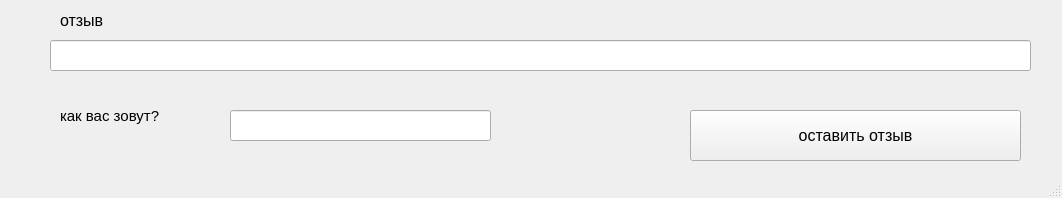
<?xml version="1.0" encoding="UTF-8"?>
<ui version="4.0">
 <class>MainWindow</class>
 <widget class="QMainWindow" name="MainWindow">
  <property name="geometry">
   <rect>
    <x>0</x>
    <y>0</y>
    <width>1062</width>
    <height>198</height>
   </rect>
  </property>
  <property name="windowTitle">
   <string>Отзыв</string>
  </property>
  <widget class="QWidget" name="centralwidget">
   <widget class="QPushButton" name="feedbackbutton">
    <property name="geometry">
     <rect>
      <x>690</x>
      <y>110</y>
      <width>331</width>
      <height>51</height>
     </rect>
    </property>
    <property name="font">
     <font>
      <pointsize>12</pointsize>
     </font>
    </property>
    <property name="text">
     <string>оставить отзыв</string>
    </property>
   </widget>
   <widget class="QLineEdit" name="linefeedback">
    <property name="geometry">
     <rect>
      <x>50</x>
      <y>40</y>
      <width>981</width>
      <height>31</height>
     </rect>
    </property>
   </widget>
   <widget class="QLabel" name="label">
    <property name="geometry">
     <rect>
      <x>60</x>
      <y>10</y>
      <width>141</width>
      <height>21</height>
     </rect>
    </property>
    <property name="font">
     <font>
      <pointsize>12</pointsize>
     </font>
    </property>
    <property name="text">
     <string>отзыв</string>
    </property>
   </widget>
   <widget class="QLabel" name="label_2">
    <property name="geometry">
     <rect>
      <x>60</x>
      <y>100</y>
      <width>121</width>
      <height>31</height>
     </rect>
    </property>
    <property name="font">
     <font>
      <pointsize>11</pointsize>
     </font>
    </property>
    <property name="text">
     <string>как вас зовут?</string>
    </property>
   </widget>
   <widget class="QLineEdit" name="linename">
    <property name="geometry">
     <rect>
      <x>230</x>
      <y>110</y>
      <width>261</width>
      <height>31</height>
     </rect>
    </property>
   </widget>
  </widget>
  <widget class="QStatusBar" name="statusbar"/>
 </widget>
 <resources/>
 <connections/>
</ui>
